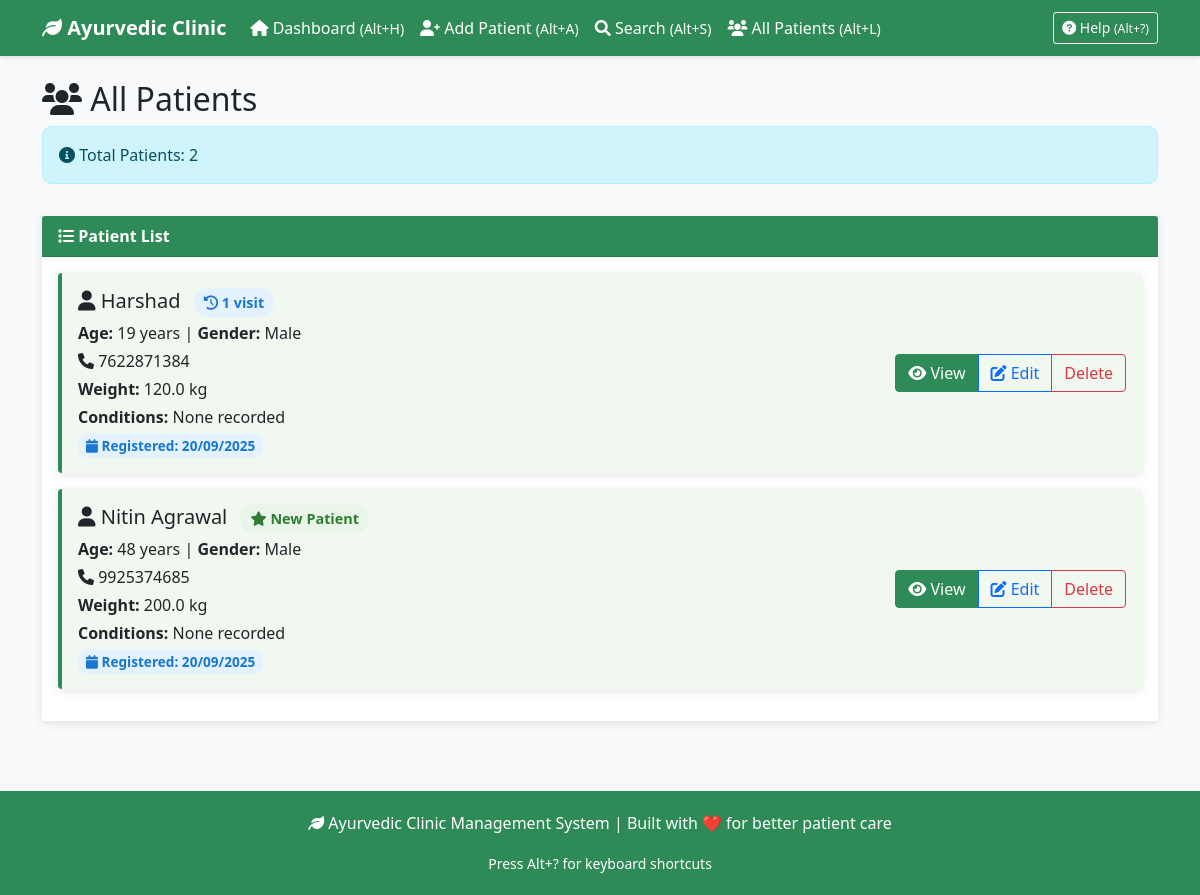
/all_patients, run on the app's committed database.
### tables this page shows
CREATE TABLE patients (
                patient_id INTEGER PRIMARY KEY AUTOINCREMENT,
                name TEXT NOT NULL,
                age INTEGER NOT NULL,
                gender TEXT NOT NULL,
                phone TEXT UNIQUE NOT NULL,
                weight REAL,
                conditions TEXT,
                created_date TIMESTAMP DEFAULT CURRENT_TIMESTAMP,
                updated_date TIMESTAMP DEFAULT CURRENT_TIMESTAMP
            , is_deleted BOOLEAN DEFAULT 0);

### flask_app.py (the view)
@app.route('/all_patients')
def all_patients():
    patients = get_all_patients()
    for patient in patients:
        patient['visit_count'] = get_patient_visit_count(patient['patient_id'])
        patient['is_new_patient'] = patient['visit_count'] == 0
    return render_template('all_patients.html', patients=patients)

### modules/database.py (called while the page is built)
def format_date_for_display(date_str: str) -> str:
    try:
        if date_str:
            date_obj = datetime.strptime(date_str[:10], '%Y-%m-%d')
            return date_obj.strftime('%d/%m/%Y')
        return ""
    except:
        return date_str

def get_patient_visit_count(patient_id: int) -> int:
    try:
        conn = sqlite3.connect(DB_PATH)
        cursor = conn.cursor()
        cursor.execute("SELECT COUNT(*) FROM visits WHERE patient_id = ?", (patient_id,))
        count = cursor.fetchone()[0]
        conn.close()
        return count
    except Exception as e:
        print(f"Error getting visit count: {str(e)}")
        return 0

### templates/all_patients.html (shortened to what this page needs)
{% extends "base.html" %}
{% block content %}
<div class="row">
    <div class="col-12">
        <h2><i class="fas fa-users"></i> All Patients</h2>
    </div>
</div>
{% if patients %}
<div class="row mb-3">
    <div class="col-12">
        <div class="alert alert-info">
            <i class="fas fa-info-circle"></i> Total Patients: {{ patients|length }}
        </div>
    </div>
</div>
<div class="row">
    <div class="col-12">
        <div class="card">
            <div class="card-header">
                <i class="fas fa-list"></i> Patient List
            </div>
            <div class="card-body">
                {% for patient in patients %}
                <div class="patient-card card mb-3">
                    <div class="card-body">
                        <div class="row align-items-center">
                            <div class="col-md-8">
                                <h5 class="card-title mb-2">
                                    <i class="fas fa-user"></i> {{ patient.name }}
                                    {% if patient.is_new_patient %}
                                        <span class="new-patient ms-2">
                                            <i class="fas fa-star"></i> New Patient
                                        </span>
                                    {% else %}
                                        <span class="visit-count ms-2">
                                            <i class="fas fa-history"></i> {{ patient.visit_count }} visit{{ 's' if patient.visit_count != 1 else '' }}
                                        </span>
                                    {% endif %}
                                </h5>
                                <p class="card-text mb-1">
                                    <strong>Age:</strong> {{ patient.age }} years |
                                    <strong>Gender:</strong> {{ patient.gender }}
                                </p>
                                <p class="card-text mb-1">
                                    <i class="fas fa-phone"></i> {{ patient.phone }}
                                </p>
                                <p class="card-text mb-1">
                                    <strong>Weight:</strong> {{ patient.weight or 'Not recorded' }} kg
                                </p>
                                <p class="card-text mb-1">
                                    <strong>Conditions:</strong> {{ patient.conditions or 'None recorded' }}
                                </p>
                                <span class="date-badge">
                                    <i class="fas fa-calendar"></i> Registered: {{ patient.created_date_formatted }}
                                </span>
                            </div>
                            <div class="col-md-4 text-end">
                                <div class="btn-group" role="group">
                                    <a href="{{ url_for('patient_details', patient_id=patient.patient_id) }}"
                                       class="btn btn-primary">
                                        <i class="fas fa-eye"></i> View
                                    </a>
                                    <a href="{{ url_for('edit_patient', patient_id=patient.patient_id) }}"
                                       class="btn btn-outline-primary">
                                        <i class="fas fa-edit"></i> Edit
                                    </a>
                                    <a href="{{ url_for('confirm_delete_patient', patient_id=patient.patient_id) }}"
                                       class="btn btn-outline-danger">
                                         Delete
                                    </a>
                                </div>
                            </div>
                        </div>
                    </div>
                </div>
                {% endfor %}
            </div>
        </div>
    </div>
</div>
{% endif %}
{% endblock %}

### templates/base.html (style rules this page uses)
body { background-color: #f8f9fa; font-family: 'Segoe UI', Tahoma, Geneva, Verdana, sans-serif; }
.card { border: none; box-shadow: 0 2px 10px rgba(0,0,0,0.1); margin-bottom: 20px; }
.card-header { background-color: #2E8B57; color: white; font-weight: bold; }
.patient-card { background-color: #f0f8f0; border-left: 4px solid #2E8B57; margin-bottom: 15px; }
.visit-count { background-color: #e3f2fd; color: #1976d2; padding: 5px 10px; border-radius: 15px; font-weight: bold; font-size: 0.9rem; }
.new-patient { background-color: #e8f5e8; color: #2e7d32; padding: 5px 10px; border-radius: 15px; font-weight: bold; font-size: 0.9rem; }
.date-badge { background-color: #e3f2fd; color: #1976d2; padding: 3px 8px; border-radius: 10px; font-size: 0.85rem; font-weight: bold; }
.btn-primary { background-color: #2E8B57; border-color: #2E8B57; }
.alert { border-radius: 10px; }
.btn + .btn { margin-left: 5px; }

### data on the page
patients: name "Harshad", visit_count "1", age "19", gender "Male", phone "7622871384", weight "120.0", conditions "None recorded", created_date_formatted "20/09/2025"
patients: name "Nitin Agrawal", shows "New Patient", age "48", gender "Male", phone "9925374685", weight "200.0", conditions "None recorded", created_date_formatted "20/09/2025"

### other printed values
{{ patients|length }} "2"
